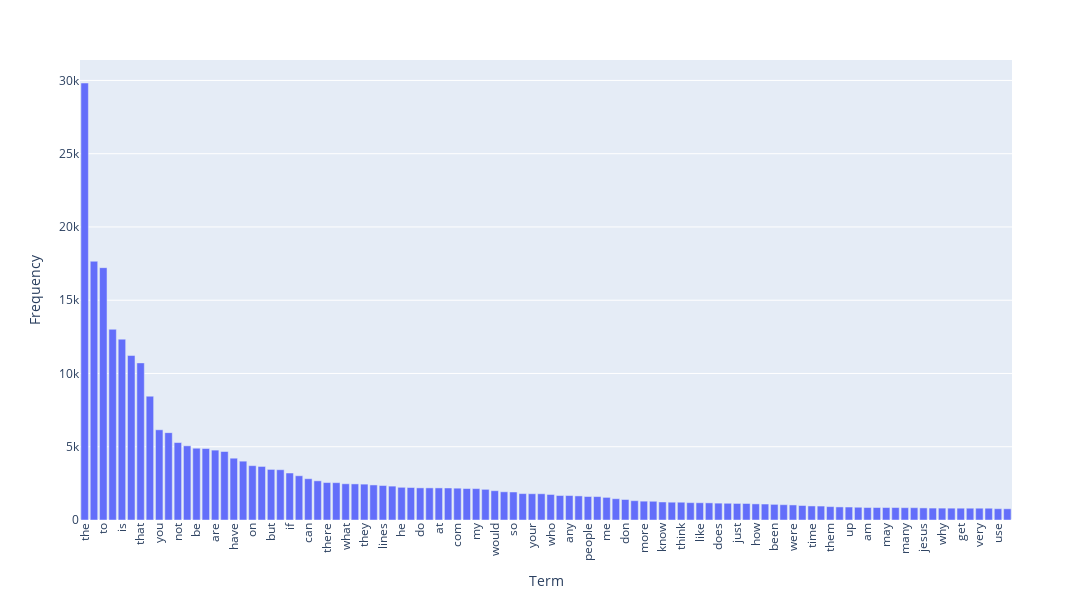

Here is the notebook cell this chart was saved with:
### Markdown cell above
### >>> **Exercise 14 (take home):** 
Additionally, you can attempt to sort the terms on the `x-axis` by frequency instead of in alphabetical order. This way the visualization is more meaninfgul and you will be able to observe the so called [long tail](https://en.wikipedia.org/wiki/Long_tail) (get familiar with this term since it will appear a lot in data mining and other statistics courses). see picture below

![alt txt](https://upload.wikimedia.org/wikipedia/commons/thumb/8/8a/Long_tail.svg/1000px-Long_tail.svg.png)

### Code cell
df_terms = pd.DataFrame({
    "term": count_vect.get_feature_names_out(),
    "frequency": term_frequencies
})

# sort by frequency (descending)
df_terms = df_terms.sort_values("frequency", ascending=False)
df_terms_sorted = df_terms[:100]

# plot sorted bar chart
fig = px.bar(df_terms_sorted,
             x="term",
             y="frequency",
             labels={"term": "Term", "frequency": "Frequency"})

fig.update_layout(xaxis_tickangle=-90, height=600, width=1200)
fig.show()

### Figure 1 — Plotly figure (JSON) as saved in the notebook; plotly's stock layout.template omitted (floating-point values rounded to 4 significant figures)
{"data": [{"hovertemplate": "Term=%{x}<br>Frequency=%{y}<extra></extra>", "legendgroup": "", "marker": {"color": "#636efa", "pattern": {"shape": ""}}, "name": "", "orientation": "v", "showlegend": false, "textposition": "auto", "type": "bar", "x": ["the", "of", "to", "and", "is", "in", "that", "it", "you", "for", "not", "this", "be", "from", "are", "edu", "have", "as", "on", "with", "but", "or", "if", "was", "can", "we", "there", "by", "what", "subject", "they", "an", "lines", "one", "he", "god", "do", "organization", "at", "re", "com", "about", "my", "all", "would", "will", "so", "some", "your", "no", "who", "has", "any", "writes", "people", "which", "me", "article", "don", "his", "more", "other", "know", "when", "think", "their", "like", "university", "does", "out", "just", "only", "how", "also", "been", "than", "were", "then", "time", "because", "them", "posting", "up", "had", "am", "should", "may", "these", "many", "say", "jesus", "see", "why", "us", "get", "good", "very", "believe", "use", "such"], "xaxis": "x", "y": [29825, 17660, 17222, 13017, 12343, 11226, 10723, 8447, 6157, 5962, 5285, 5063, 4898, 4877, 4769, 4675, 4218, 4015, 3709, 3655, 3453, 3432, 3208, 3020, 2818, 2674, 2556, 2548, 2472, 2464, 2448, 2393, 2353, 2312, 2232, 2216, 2193, 2192, 2191, 2186, 2172, 2148, 2143, 2093, 2000, 1925, 1912, 1802, 1793, 1791, 1742, 1671, 1669, 1645, 1604, 1599, 1543, 1453, 1400, 1318, 1286, 1278, 1230, 1215, 1213, 1184, 1177, 1170, 1151, 1142, 1130, 1127, 1100, 1090, 1068, 1045, 1028, 989, 959, 952, 914, 892, 885, 870, 852, 851, 850, 850, 841, 840, 825, 814, 811, 808, 806, 805, 805, 803, 772, 766], "yaxis": "y"}], "layout": {"barmode": "relative", "height": 600, "legend": {"tracegroupgap": 0}, "margin": {"t": 60}, "width": 1200, "xaxis": {"anchor": "y", "domain": [0, 1], "tickangle": -90, "title": {"text": "Term"}}, "yaxis": {"anchor": "x", "domain": [0, 1], "title": {"text": "Frequency"}}}}
